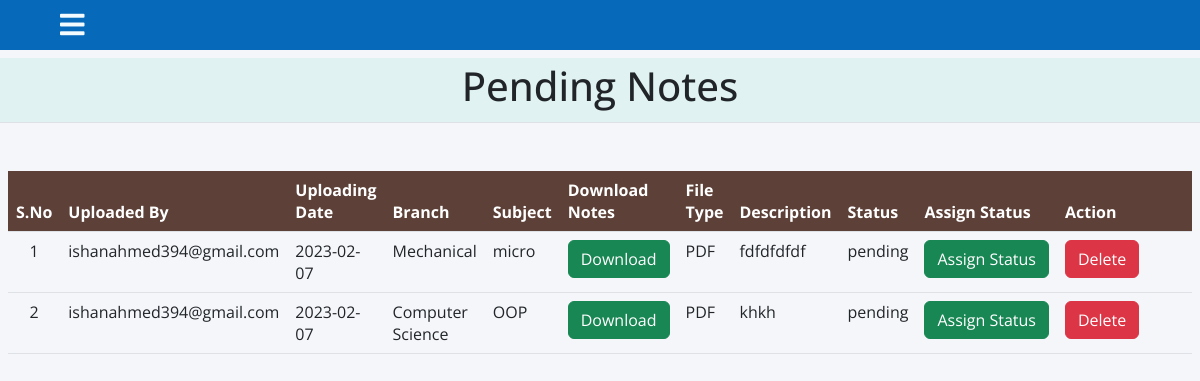
The app's page /pending_notes (signed in) with its own data.
### notes/models.py (models this page shows, shortened)
class Notes(models.Model):
    user = models.ForeignKey(settings.AUTH_USER_MODEL,on_delete=models.CASCADE)
    uploadingdate = models.CharField(max_length=30)
    branch = models.CharField(max_length=30)
    subject = models.CharField(max_length=30)
    notesfile = models.FileField(null=True)
    filetype = models.CharField(max_length=30)
    description = models.CharField(max_length=100, null=True)
    status = models.CharField(max_length=15)
    upvotes = models.IntegerField(default=0)
    details = models.CharField(default='',max_length=500)

### notes/views.py (the view)
# urls.py: path('pending_notes', pending_notes, name='pending_notes'),
def pending_notes(request):
    if not request.user.is_authenticated:
        return redirect('login_admin')
    notes = Notes.objects.filter(status = "pending")
    d = {'notes':notes}
    return render(request, 'pending_notes.html',d)

### notes/templates/pending_notes.html (shortened to what this page needs)
{% load static %}
<html lang="en" class="no-focus">
    <head>
        <link rel="stylesheet" href="https://cdn.jsdelivr.net/npm/bootstrap@5.2.2/dist/css/bootstrap.min.css">
        <link rel="stylesheet" id="css-main" href="{% static 'css1/sidebar.css' %}">
    </head>
    <body class="active">
         {% include "sidebar2.html" %}
            <main class="mt-2" style="width: 100%;">
                <div class="content">
                    <div class="text-center border-bottom heading py-1" style="background-color: E0F2F1; font-size:30px">
                        <h1 class="text-center">Pending Notes</h1>
                    </div>
                    <div class="block px-2 mt-5">
                        <div class="block-content block-content-full">
                            <table class="table">
                                <thead class="text-white" style="background-color : #5d4037;">
                                    <tr>
                                        <th class="text-center">S.No</th>
                                        <th class="d-none d-sm-table-cell">Uploaded By</th>
                                        <th class="d-none d-sm-table-cell">Uploading Date</th>
                                        <th class="d-none d-sm-table-cell">Branch</th>
                                        <th class="d-none d-sm-table-cell">Subject</th>
                                        <th class="d-none d-sm-table-cell">Download Notes</th>
                                        <th class="d-none d-sm-table-cell">File Type</th>
                                        <th class="d-none d-sm-table-cell">Description</th>
                                        <th class="d-none d-sm-table-cell">Status</th>
                                        <th class="d-none d-sm-table-cell">Assign Status</th>
                                        <th class="d-none d-sm-table-cell" style="width: 15%;">Action</th>
                                    </tr>
                                </thead>
                                {% for i in notes %}
                                <tbody>
                                    <tr>
                                        <td class="text-center">{{forloop.counter}}</td>
                                        <td class="font-w600">{{i.user.username}}</td>
					<td class="font-w600">{{i.uploadingdate}}</td>
					<td class="font-w600">{{i.branch}}</td>
					<td class="font-w600">{{i.subject}}</td>
					<td class="font-w600"><a href="{{i.notesfile.url}}" class="btn btn-success" download>Download</a></td>
					<td class="font-w600">{{i.filetype}}</td>
					<td class="font-w600">{{i.description}}</td>
					<td class="font-w600">{{i.status}}</td>
					<td class="font-w600"><a href="{% url 'assign_status' i.id %}" class="btn btn-success">Assign&nbsp;Status</a></td>
					<td class="font-w600"><a href="{% url 'delete_notes' i.id %}" class="btn btn-danger" onclick="return confirm('Are your sure to Delete ?')">Delete</a></td>
                                    </tr>
                                        {% endfor %}
                                </tbody>
                            </table>
                        </div>
                    </div>
                </div>
            </main>
 <link rel="stylesheet" href="https://use.fontawesome.com/releases/v5.6.3/css/all.css">
    </body>
</html>

### notes/static/css1/sidebar.css (style rules this page uses)
* { list-style: none; text-decoration: none; margin: 0; padding: 0; box-sizing: border-box; font-family: 'Open Sans', sans-serif; --nav-color : #0769B9; }
body { background: #f5f6fa; overflow-x: hidden; }

### records on screen
Notes: user.username "ishanahmed394@gmail.com", uploadingdate "2023-02-07", branch "Mechanical", subject "micro", filetype "PDF", description "fdfdfdfdf", status "pending"
Notes: user.username "ishanahmed394@gmail.com", uploadingdate "2023-02-07", branch "Computer Science", subject "OOP", filetype "PDF", description "khkh", status "pending"
